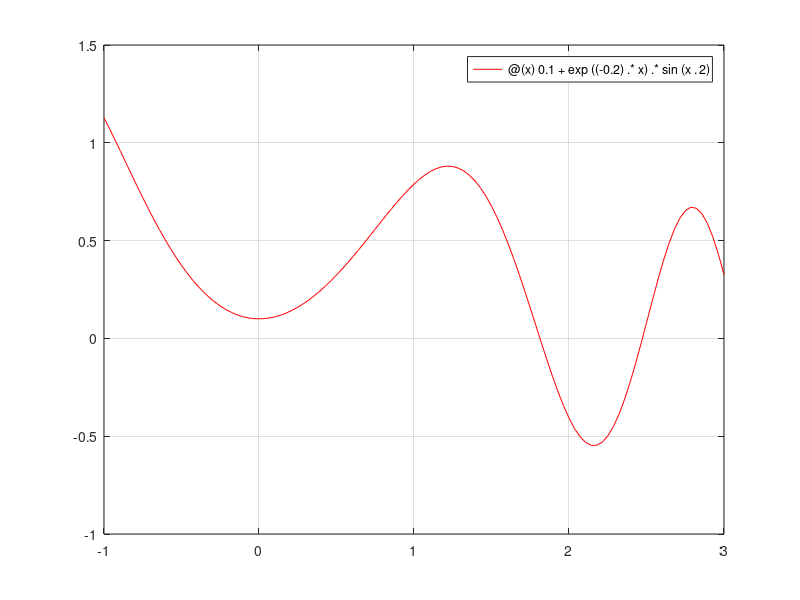

Recreate this plot in MATLAB.
f = @(x) 0.1 + exp((-0.2).*x).*sin(x.^2);
rf= @(x) -(0.1 + exp((-0.2).*x).*sin(x.^2))
fplot(f, [-1 3], 'r')
grid on
fzero(f, 2)
fzero(f, 2.5)
min=fminbnd(f, -1, 3)
max=fminbnd(rf, -1, 3)